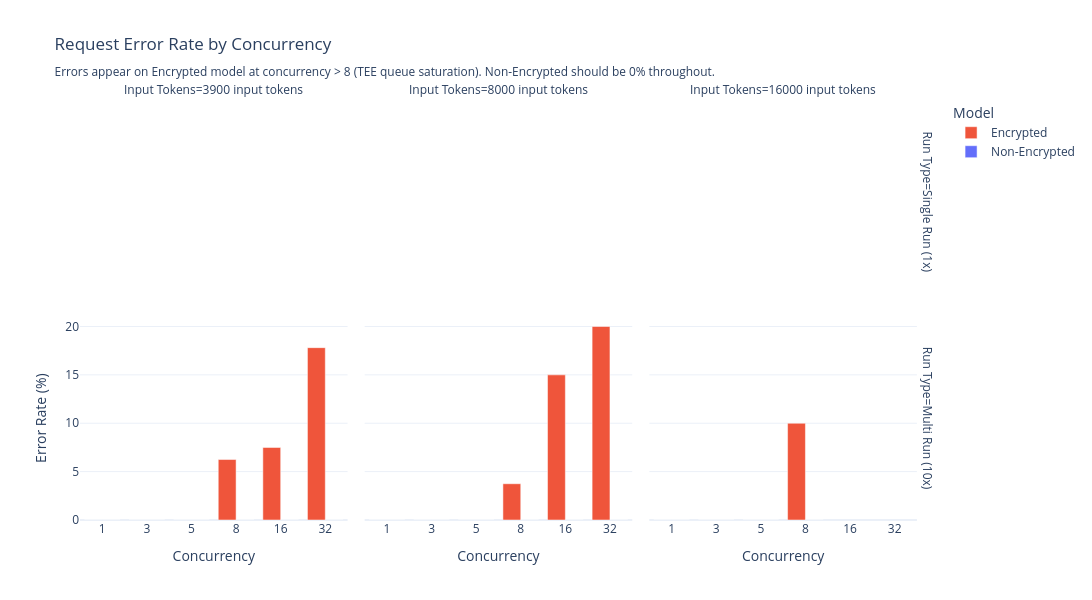

Notebook code cell kept with this figure:
### Code cell
fig = px.bar(
    df_all,
    x='num_concurrent_requests',
    y='error_rate_pct',
    color='label',
    facet_col='in_tokens_label',
    facet_row='run_type',
    barmode='group',
    color_discrete_map=COLOR_MAP,
    category_orders={
        'num_concurrent_requests': CONC_ORDER,
        'run_type': ['Single Run (1x)', 'Multi Run (10x)'],
    },
    labels={
        'num_concurrent_requests': 'Concurrency',
        'error_rate_pct':          'Error Rate (%)',
        'label':                   'Model',
        'in_tokens_label':        'Input Tokens',
        'run_type':                'Run Type',
    },
    title=(
        'Request Error Rate by Concurrency<br>'
        '<sub>Errors appear on Encrypted model at concurrency > 8 (TEE queue saturation). '
        'Non-Encrypted should be 0% throughout.</sub>'
    ),
)
fig.update_layout(height=600, width=1100, template='plotly_white')
fig.update_xaxes(type='category')
fig.show()

### Figure 1 — Plotly figure (JSON) as saved in the notebook; plotly's stock layout.template omitted (floating-point values rounded to 4 significant figures)
{"data": [{"alignmentgroup": "True", "hovertemplate": "Model=Encrypted<br>Run Type=Multi Run (10x)<br>Input Tokens=3900 input tokens<br>Concurrency=%{x}<br>Error Rate (%)=%{y}<extra></extra>", "legendgroup": "Encrypted", "marker": {"color": "#EF553B", "pattern": {"shape": ""}}, "name": "Encrypted", "offsetgroup": "Encrypted", "orientation": "v", "showlegend": true, "textposition": "auto", "type": "bar", "x": [1, 3, 5, 8, 16, 32], "xaxis": "x", "y": [0.0, 0.0, 0.0, 6.25, 7.5, 17.81], "yaxis": "y"}, {"alignmentgroup": "True", "hovertemplate": "Model=Encrypted<br>Run Type=Multi Run (10x)<br>Input Tokens=8000 input tokens<br>Concurrency=%{x}<br>Error Rate (%)=%{y}<extra></extra>", "legendgroup": "Encrypted", "marker": {"color": "#EF553B", "pattern": {"shape": ""}}, "name": "Encrypted", "offsetgroup": "Encrypted", "orientation": "v", "showlegend": false, "textposition": "auto", "type": "bar", "x": [1, 3, 5, 8, 16, 32], "xaxis": "x2", "y": [0.0, 0.0, 0.0, 3.75, 15.0, 20.0], "yaxis": "y2"}, {"alignmentgroup": "True", "hovertemplate": "Model=Encrypted<br>Run Type=Multi Run (10x)<br>Input Tokens=16000 input tokens<br>Concurrency=%{x}<br>Error Rate (%)=%{y}<extra></extra>", "legendgroup": "Encrypted", "marker": {"color": "#EF553B", "pattern": {"shape": ""}}, "name": "Encrypted", "offsetgroup": "Encrypted", "orientation": "v", "showlegend": false, "textposition": "auto", "type": "bar", "x": [1, 3, 5, 8], "xaxis": "x3", "y": [0.0, 0.0, 0.0, 10.0], "yaxis": "y3"}, {"alignmentgroup": "True", "hovertemplate": "Model=Non-Encrypted<br>Run Type=Multi Run (10x)<br>Input Tokens=3900 input tokens<br>Concurrency=%{x}<br>Error Rate (%)=%{y}<extra></extra>", "legendgroup": "Non-Encrypted", "marker": {"color": "#636EFA", "pattern": {"shape": ""}}, "name": "Non-Encrypted", "offsetgroup": "Non-Encrypted", "orientation": "v", "showlegend": true, "textposition": "auto", "type": "bar", "x": [1, 3, 5, 8, 16, 32], "xaxis": "x", "y": [0.0, 0.0, 0.0, 0.0, 0.0, 0.0], "yaxis": "y"}, {"alignmentgroup": "True", "hovertemplate": "Model=Non-Encrypted<br>Run Type=Multi Run (10x)<br>Input Tokens=8000 input tokens<br>Concurrency=%{x}<br>Error Rate (%)=%{y}<extra></extra>", "legendgroup": "Non-Encrypted", "marker": {"color": "#636EFA", "pattern": {"shape": ""}}, "name": "Non-Encrypted", "offsetgroup": "Non-Encrypted", "orientation": "v", "showlegend": false, "textposition": "auto", "type": "bar", "x": [1, 3, 5, 8, 16, 32], "xaxis": "x2", "y": [0.0, 0.0, 0.0, 0.0, 0.0, 0.0], "yaxis": "y2"}, {"alignmentgroup": "True", "hovertemplate": "Model=Non-Encrypted<br>Run Type=Multi Run (10x)<br>Input Tokens=16000 input tokens<br>Concurrency=%{x}<br>Error Rate (%)=%{y}<extra></extra>", "legendgroup": "Non-Encrypted", "marker": {"color": "#636EFA", "pattern": {"shape": ""}}, "name": "Non-Encrypted", "offsetgroup": "Non-Encrypted", "orientation": "v", "showlegend": false, "textposition": "auto", "type": "bar", "x": [1, 3, 5, 8], "xaxis": "x3", "y": [0.0, 0.0, 0.0, 0.0], "yaxis": "y3"}], "layout": {"annotations": [{"font": {}, "showarrow": false, "text": "Input Tokens=3900 input tokens", "x": 0.1567, "xanchor": "center", "xref": "paper", "y": 1, "yanchor": "bottom", "yref": "paper"}, {"font": {}, "showarrow": false, "text": "Input Tokens=8000 input tokens", "x": 0.49, "xanchor": "center", "xref": "paper", "y": 1, "yanchor": "bottom", "yref": "paper"}, {"font": {}, "showarrow": false, "text": "Input Tokens=16000 input tokens", "x": 0.8233, "xanchor": "center", "xref": "paper", "y": 1, "yanchor": "bottom", "yref": "paper"}, {"font": {}, "showarrow": false, "text": "Run Type=Multi Run (10x)", "textangle": 90, "x": 0.98, "xanchor": "left", "xref": "paper", "y": 0.2425, "yanchor": "middle", "yref": "paper"}, {"font": {}, "showarrow": false, "text": "Run Type=Single Run (1x)", "textangle": 90, "x": 0.98, "xanchor": "left", "xref": "paper", "y": 0.7575, "yanchor": "middle", "yref": "paper"}], "barmode": "group", "height": 600, "legend": {"title": {"text": "Model"}, "tracegroupgap": 0}, "title": {"text": "Request Error Rate by Concurrency<br><sub>Errors appear on Encrypted model at concurrency > 8 (TEE queue saturation). Non-Encrypted should be 0% throughout.</sub>"}, "width": 1100, "xaxis": {"anchor": "y", "categoryarray": [1, 3, 5, 8, 16, 32], "categoryorder": "array", "domain": [0, 0.3133], "title": {"text": "Concurrency"}, "type": "category"}, "xaxis2": {"anchor": "y2", "categoryarray": [1, 3, 5, 8, 16, 32], "categoryorder": "array", "domain": [0.3333, 0.6467], "matches": "x", "title": {"text": "Concurrency"}, "type": "category"}, "xaxis3": {"anchor": "y3", "categoryarray": [1, 3, 5, 8, 16, 32], "categoryorder": "array", "domain": [0.6667, 0.98], "matches": "x", "title": {"text": "Concurrency"}, "type": "category"}, "xaxis4": {"anchor": "y4", "domain": [0, 0.3133], "matches": "x", "showticklabels": false, "type": "category"}, "xaxis5": {"anchor": "y5", "domain": [0.3333, 0.6467], "matches": "x", "showticklabels": false, "type": "category"}, "xaxis6": {"anchor": "y6", "domain": [0.6667, 0.98], "matches": "x", "showticklabels": false, "type": "category"}, "yaxis": {"anchor": "x", "domain": [0, 0.485], "title": {"text": "Error Rate (%)"}}, "yaxis2": {"anchor": "x2", "domain": [0, 0.485], "matches": "y", "showticklabels": false}, "yaxis3": {"anchor": "x3", "domain": [0, 0.485], "matches": "y", "showticklabels": false}, "yaxis4": {"anchor": "x4", "domain": [0.515, 1], "matches": "y", "title": {"text": "Error Rate (%)"}}, "yaxis5": {"anchor": "x5", "domain": [0.515, 1], "matches": "y", "showticklabels": false}, "yaxis6": {"anchor": "x6", "domain": [0.515, 1], "matches": "y", "showticklabels": false}}}
